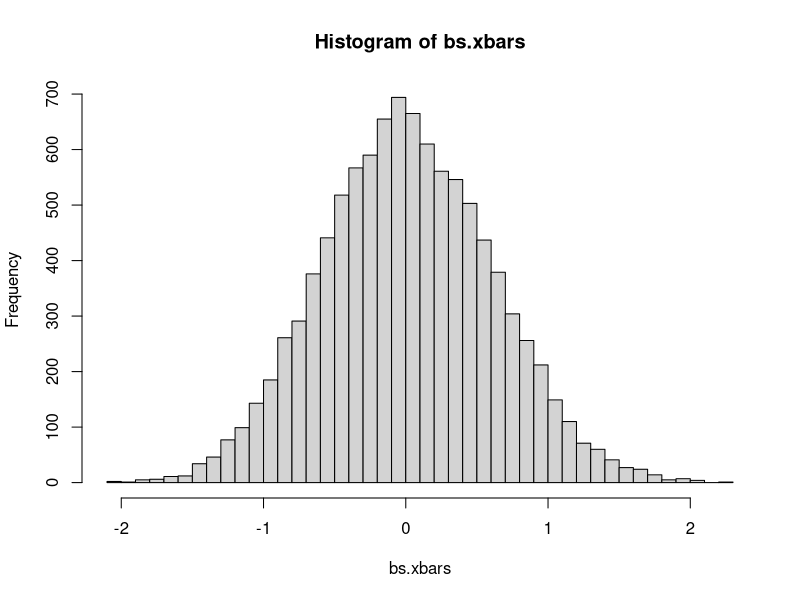

Generate this figure with R:
# getting the waittimes
wait <- read.csv("amb_waittime.csv")
# recentering ?
bs.pop <- wait$Waittime -mean(wait$Waittime)

bs.sample <- sample(bs.pop,300,replace=TRUE)

xbar <- mean(bs.sample)

bs.xbars <- rep(0,10000)

for (i in 1:10000){
  sample.samp = sample(bs.pop,300, replace =TRUE)
  bs.xbars[i] = mean(sample.samp)
  
}

hist(bs.xbars,breaks=40)



#lines(c(10,10),c(0,10000),lwd=2,col=2)
#lines(c(10.34,10.34),c(0,10000),lwd=2,col=2)
pval = length(bs.xbars[bs.xbars>mean(wait$Waittime)])/10000
pval
